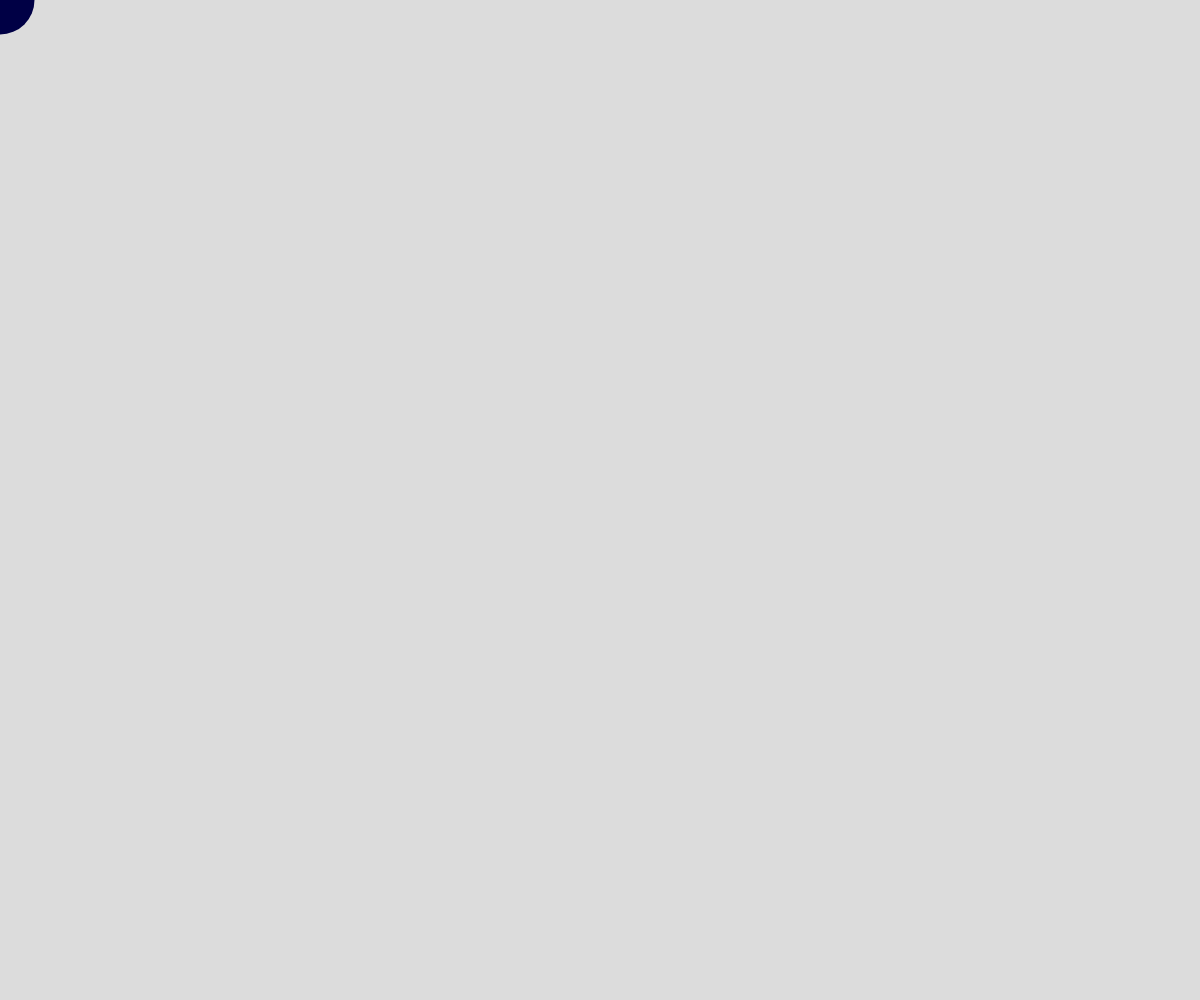
Frame 1 (no input)
Frame 60 (no input): identical to frame 1, image omitted
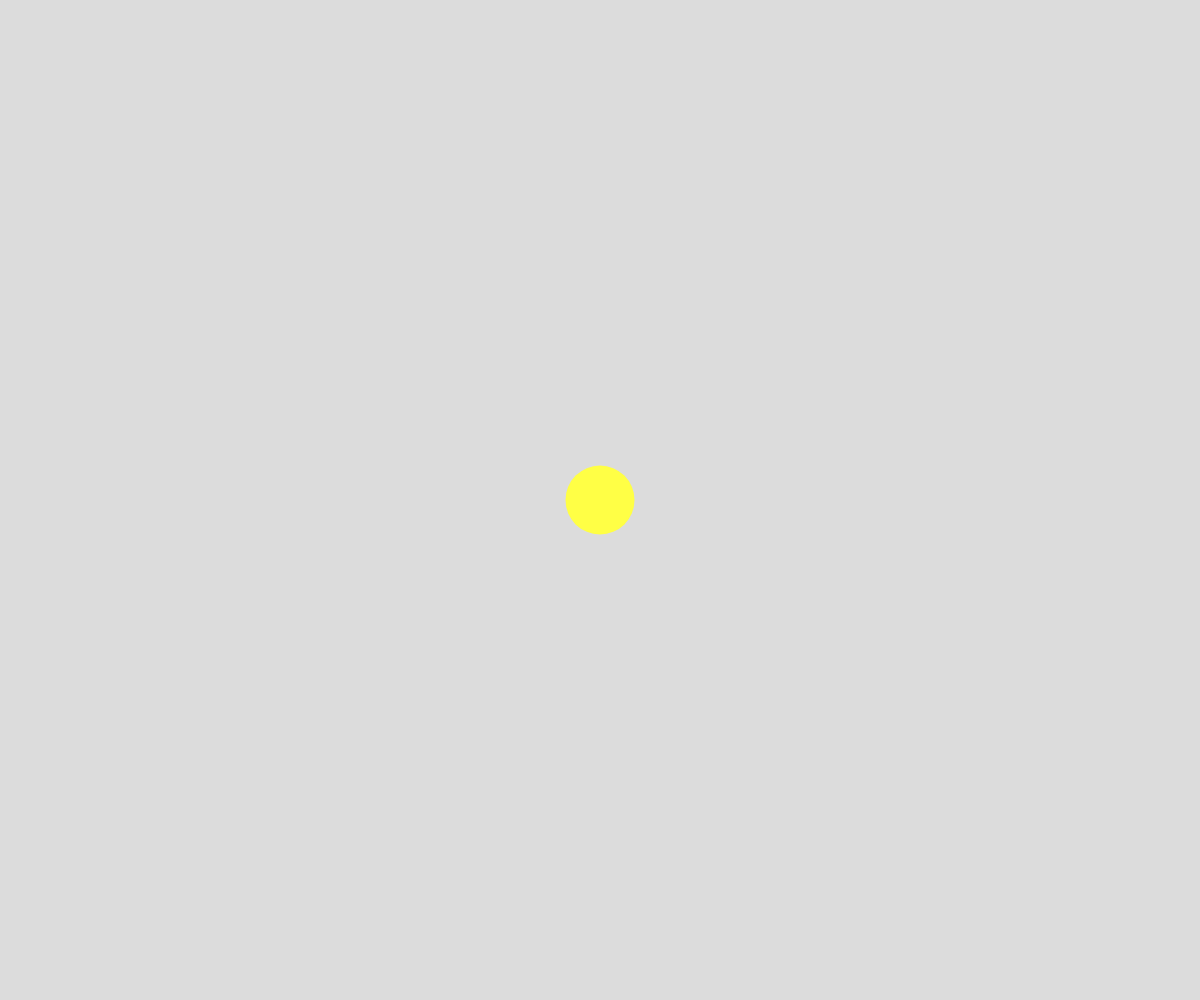
Frame 120 (the mouse pressed at the canvas centre since frame 60)

The p5.js sketch that drew these frames (run headless with seeded random() and noise() and a simulated clock; from frame 60 on, the mouse is pressed at the canvas centre):

// p5.js sketch
// ── sketch.js
let XD = 69
const Mid = 200


function setup() {
  fill(52, 219, 235)
  createCanvas(windowWidth, windowHeight);
}


function draw() {
  background(220);
  
  let uwu=mouseX
  let MY=mouseY
  
  noStroke()
  fill(uwu,MY,XD)
  circle(uwu,MY,XD);
  
  

}
